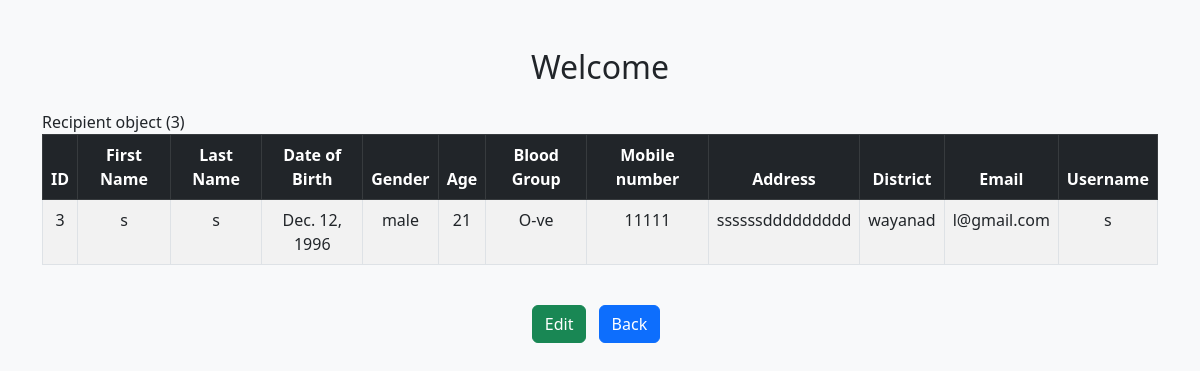
/recipient_profile (signed in), run on an earlier commit of the app's database.
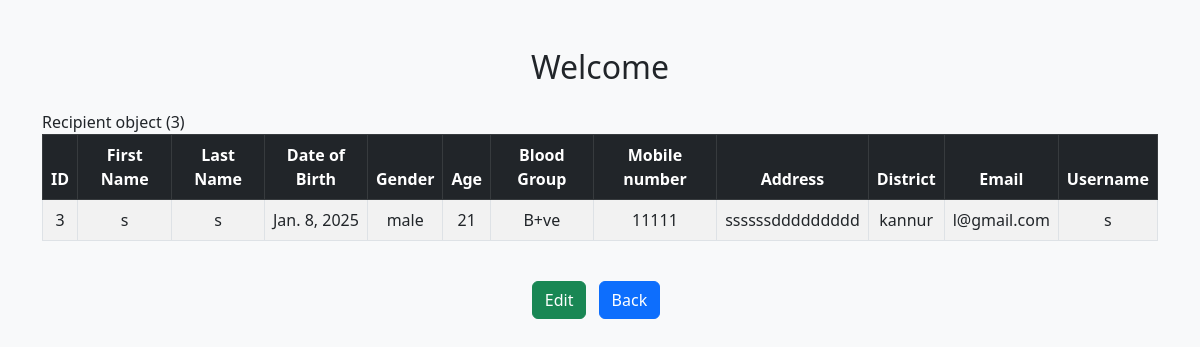
And on a later commit of the database.
### app/models.py (models this page shows, shortened)
class Recipient(models.Model):
    userid = models.OneToOneField(settings.AUTH_USER_MODEL, on_delete=models.CASCADE)
    fname=models.CharField(max_length=50 , default='Unknown')
    lname=models.CharField(max_length=50 , default='Unknown')
    dob=models.DateField(null=True, blank=True)
    gender=models.CharField(max_length=50)
    mob=models.IntegerField()
    bloodgroup=models.CharField(max_length=50 , default='Unknown')
    age=models.IntegerField()
    address=models.CharField(max_length=100 , default='Unknown')
    district=models.CharField(max_length=50, default='Not specified')
    wgroup=models.CharField(max_length=50)
    wdistrict=models.CharField(max_length=50)
    wgender=models.CharField(max_length=50)

class CustomUser(AbstractUser):
    ROLE_CHOICES = (
        ('donor', 'Donor'),
        ('recipient', 'Recipient'),
        ('admin', 'Admin'),
    )
    role = models.CharField(max_length=20, choices=ROLE_CHOICES, default='donor')

### app/views.py (the view)
# urls.py: path('recipient_profile',views.Recipient_profile, name='recipient_profile'),
def Recipient_profile(request):
    x=CustomUser.objects.get(id=request.user.id)
    y=Recipient.objects.get(userid=x)
    return render(request,'recipient_profile.html',{'data':y})

### template/recipient_profile.html (shortened to what this page needs)
<!DOCTYPE html>
<html lang="en">
<head>
  <link href="https://cdn.jsdelivr.net/npm/bootstrap@5.3.0/dist/css/bootstrap.min.css" rel="stylesheet">
</head>
<body class="bg-light">
  <div class="container mt-5">
    <h2 class="text-center mb-4">Welcome</h2>
    <div class="table-responsive">
      <table class="table table-bordered table-striped text-center">
        <thead class="table-dark">
          <tr>
            <th>ID</th>
            <th>First Name</th>
            <th>Last Name</th>
            <th>Date of Birth</th>
            <th>Gender</th>
            <th>Age</th>
            <th>Blood Group</th>
            <th>Mobile number</th>
            <th>Address</th>
            <th>District</th>
             <th>Email</th>
            <th>Username</th>
        </thead>
        <tbody>
          <tr>
            <td>{{ data.id }}</td>
            <td>{{ data.fname }}</td>
            <td>{{ data.lname }}</td>
            <td>{{ data.dob }}</td>
            <td>{{ data.gender }}</td>
            <td>{{ data.age }}</td>
            <td>{{ data.bloodgroup }}</td>
            <td>{{ data.mob }}</td>
            <td>{{ data.address }}</td>
            <td>{{ data.district }}</td>
            <td>{{ data.userid.email }}</td>
            <td>{{ data.userid.username }}</td>
          </tr>
        </tbody>
      </table>
    </div>
    <div class="text-center mt-4">
      <a href="{% url 'recipient_edit' %}" class="btn btn-success me-2">Edit</a>
      <a href="{% url 'recipient' %}" class="btn btn-primary me-2">Back</a> <br>
    </div>
  </div>
</body>
</html>

What changed in the data, as far as the page shows it:
changed Recipient "male": dob "Dec. 12, 1996" → "Jan. 8, 2025"; bloodgroup "O-ve" → "B+ve"; district "wayanad" → "kannur"
